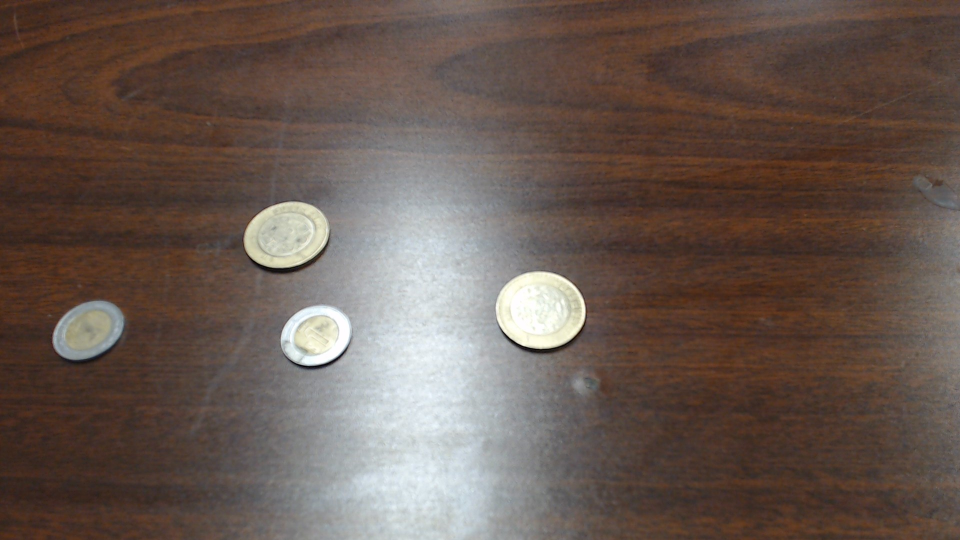
#> input picture 189304/17oct/image.jpeg, 1920 x 1080 px, given in place of the camera (shown at 1/2 size)
$ python sliders_track.py
#> lines starting #> are read from the running program, lines starting #| are printed output that depends on the picture; after the words box and inside, x2 and y2 are one past the last pixel; in counts of white or black regions, pixels touching at a corner belong together
import cv2
import argparse
import os
#cambiar a path script
os.chdir(os.path.dirname(os.path.abspath(__file__)))

max_value = 255
max_value_H = 360//2
low_H = 0
low_S = 0
low_V = 0
high_H = max_value_H
high_S = max_value
high_V = max_value
window_capture_name = 'Video Capture'
window_detection_name = 'Object Detection'
low_H_name = 'Low H'
low_S_name = 'Low S'
low_V_name = 'Low V'
high_H_name = 'High H'
high_S_name = 'High S'
high_V_name = 'High V'

## [low]
def on_low_H_thresh_trackbar(val):
    global low_H
    global high_H
    low_H = val
    low_H = min(high_H-1, low_H)
    cv2.setTrackbarPos(low_H_name, window_detection_name, low_H)
## [low]

## [high]
def on_high_H_thresh_trackbar(val):
    global low_H
    global high_H
    high_H = val
    high_H = max(high_H, low_H+1)
    cv2.setTrackbarPos(high_H_name, window_detection_name, high_H)
## [high]

def on_low_S_thresh_trackbar(val):
    global low_S
    global high_S
    low_S = val
    low_S = min(high_S-1, low_S)
    cv2.setTrackbarPos(low_S_name, window_detection_name, low_S)

def on_high_S_thresh_trackbar(val):
    global low_S
    global high_S
    high_S = val
    high_S = max(high_S, low_S+1)
    cv2.setTrackbarPos(high_S_name, window_detection_name, high_S)

def on_low_V_thresh_trackbar(val):
    global low_V
    global high_V
    low_V = val
    low_V = min(high_V-1, low_V)
    cv2.setTrackbarPos(low_V_name, window_detection_name, low_V)

def on_high_V_thresh_trackbar(val):
    global low_V
    global high_V
    high_V = val
    high_V = max(high_V, low_V+1)
    cv2.setTrackbarPos(high_V_name, window_detection_name, high_V)

## [cap]
cap = cv2.VideoCapture(1)
## [cap]

## [window]
cv2.namedWindow(window_capture_name)
cv2.namedWindow(window_detection_name)
## [window]

## [trackbar]
cv2.createTrackbar(low_H_name, window_detection_name , low_H, max_value_H, on_low_H_thresh_trackbar)
cv2.createTrackbar(high_H_name, window_detection_name , high_H, max_value_H, on_high_H_thresh_trackbar)
cv2.createTrackbar(low_S_name, window_detection_name , low_S, max_value, on_low_S_thresh_trackbar)
cv2.createTrackbar(high_S_name, window_detection_name , high_S, max_value, on_high_S_thresh_trackbar)
cv2.createTrackbar(low_V_name, window_detection_name , low_V, max_value, on_low_V_thresh_trackbar)
cv2.createTrackbar(high_V_name, window_detection_name , high_V, max_value, on_high_V_thresh_trackbar)
## [trackbar]

while True:

    # frame = cv2.imread('color.jpg')
    frame = cap.read()[1]
#> frame is the input picture: shape (1080, 1920, 3); mean B, G, R 80.6, 88.5, 104.4
    if frame is None:
        break

    frame_HSV = cv2.cvtColor(frame, cv2.COLOR_BGR2HSV)
#> frame_HSV: shape (1080, 1920, 3); mean H, S, V 29.2, 78.1, 105.8
    frame_threshold = cv2.inRange(frame_HSV, (low_H, low_S, low_V), (high_H, high_S, high_V))
#> frame_threshold: shape (1080, 1920); every value is 255
    contornos, _ = cv2.findContours(frame_threshold, cv2.RETR_EXTERNAL,
      cv2.CHAIN_APPROX_SIMPLE)
#> contornos = [[[0, 0], [0, 1079], [1919, 1079], [1919, 0]]]
    for c in contornos:
      area = cv2.contourArea(c)
      if area > 3000:
        M = cv2.moments(c)
        #print(M)
        if (M["m00"]==0): M["m00"]=1
        x = int(M["m10"]/M["m00"])
        y = int(M['m01']/M['m00'])
        cv2.circle(frame, (x,y), 7, (0,255,0), -1)
        font = cv2.FONT_HERSHEY_SIMPLEX
        cv2.putText(frame, '{},{}'.format(x,y),(x+10,y), font, 0.75,(0,255,0),1,cv2.LINE_AA)
        nuevoContorno = cv2.convexHull(c)
        cv2.drawContours(frame, [nuevoContorno], 0, (255,0,0), 3)
#> this loop made 1 pass
#> (c, area, x, y, font, nuevoContorno) on pass 1: ([[0, 0], [0, 1079], [1919, 1079], [1919, 0]], 2070601, 959, 539, 0, [[1919, 0], [1919, 1079], [0, 1079], [0, 0]])
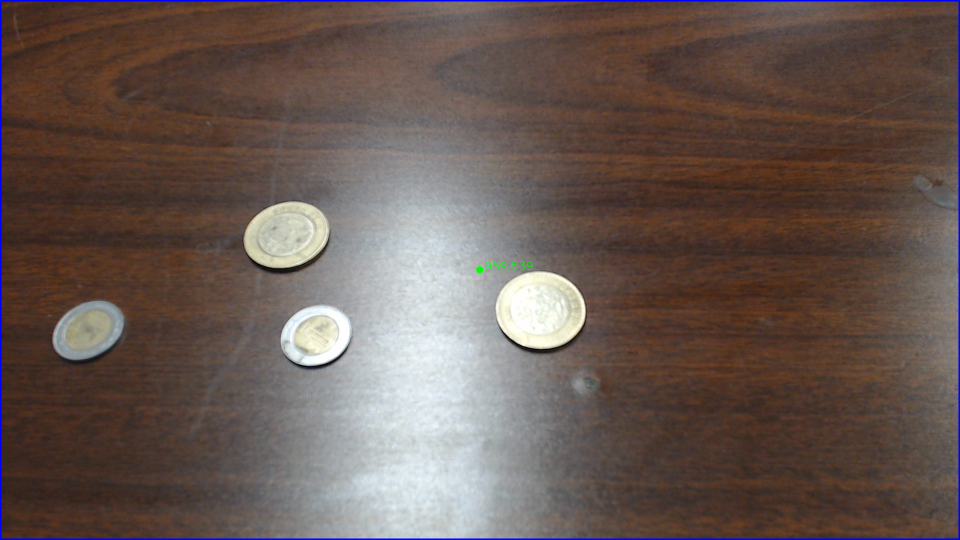
#> frame: shape (1080, 1920, 3) (shown at 1/2 size); 0.91% of pixels changed, all inside (x1, y1, x2, y2) = (0, 0, 1920, 1080)


    ## [show]
    cv2.imshow(window_capture_name, frame)
    cv2.imshow(window_detection_name, frame_threshold)
    ## [show]

    key = cv2.waitKey(30)
#> (key q is pressed here)
    if key == ord('q') or key == 27:
        break
